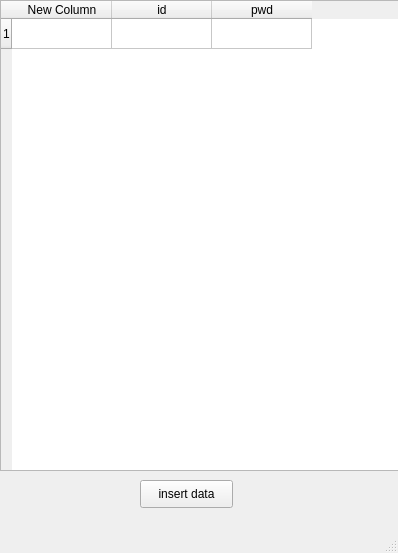
<?xml version="1.0" encoding="UTF-8"?>
<ui version="4.0">
 <class>MainWindow</class>
 <widget class="QMainWindow" name="MainWindow">
  <property name="geometry">
   <rect>
    <x>0</x>
    <y>0</y>
    <width>398</width>
    <height>553</height>
   </rect>
  </property>
  <property name="windowTitle">
   <string>MainWindow</string>
  </property>
  <widget class="QWidget" name="centralwidget">
   <widget class="QTableWidget" name="tableWidget">
    <property name="geometry">
     <rect>
      <x>0</x>
      <y>0</y>
      <width>401</width>
      <height>471</height>
     </rect>
    </property>
    <row>
     <property name="text">
      <string>1</string>
     </property>
    </row>
    <column>
     <property name="text">
      <string>New Column</string>
     </property>
    </column>
    <column>
     <property name="text">
      <string>id</string>
     </property>
    </column>
    <column>
     <property name="text">
      <string>pwd</string>
     </property>
    </column>
   </widget>
   <widget class="QPushButton" name="pushButton">
    <property name="geometry">
     <rect>
      <x>140</x>
      <y>480</y>
      <width>93</width>
      <height>28</height>
     </rect>
    </property>
    <property name="text">
     <string>insert data</string>
    </property>
   </widget>
  </widget>
  <widget class="QStatusBar" name="statusbar"/>
 </widget>
 <resources/>
 <connections/>
</ui>
